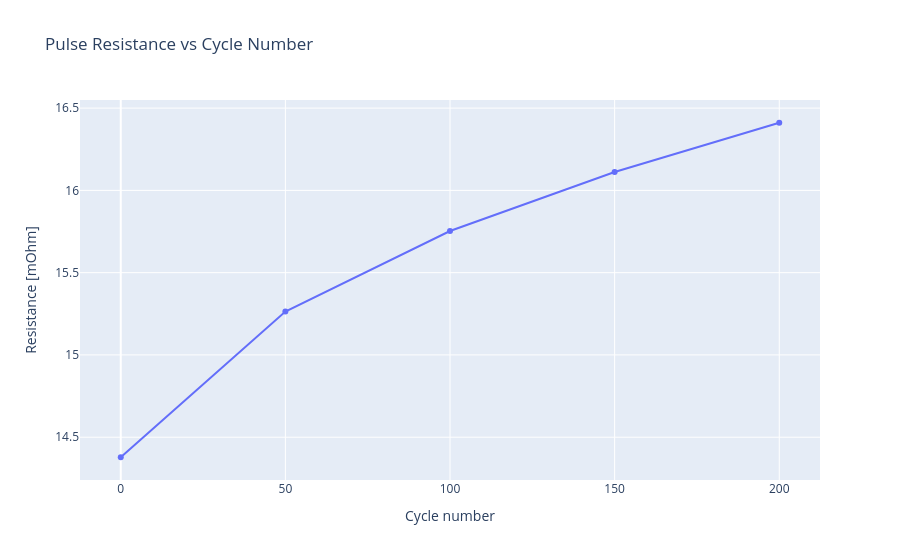

Notebook code cell kept with this figure:
### Code cell
result.plot_dcir()

### Figure 1 — Plotly figure (JSON) as saved in the notebook; plotly's stock layout.template omitted (floating-point values rounded to 4 significant figures)
{"data": [{"mode": "lines+markers", "name": "Resistance [mOhm]", "type": "scatter", "x": [0, 50, 100, 150, 200], "y": [14.38, 15.26, 15.75, 16.11, 16.41]}], "layout": {"title": {"text": "Pulse Resistance vs Cycle Number"}, "xaxis": {"title": {"text": "Cycle number"}}, "yaxis": {"title": {"text": "Resistance [mOhm]"}}}}
